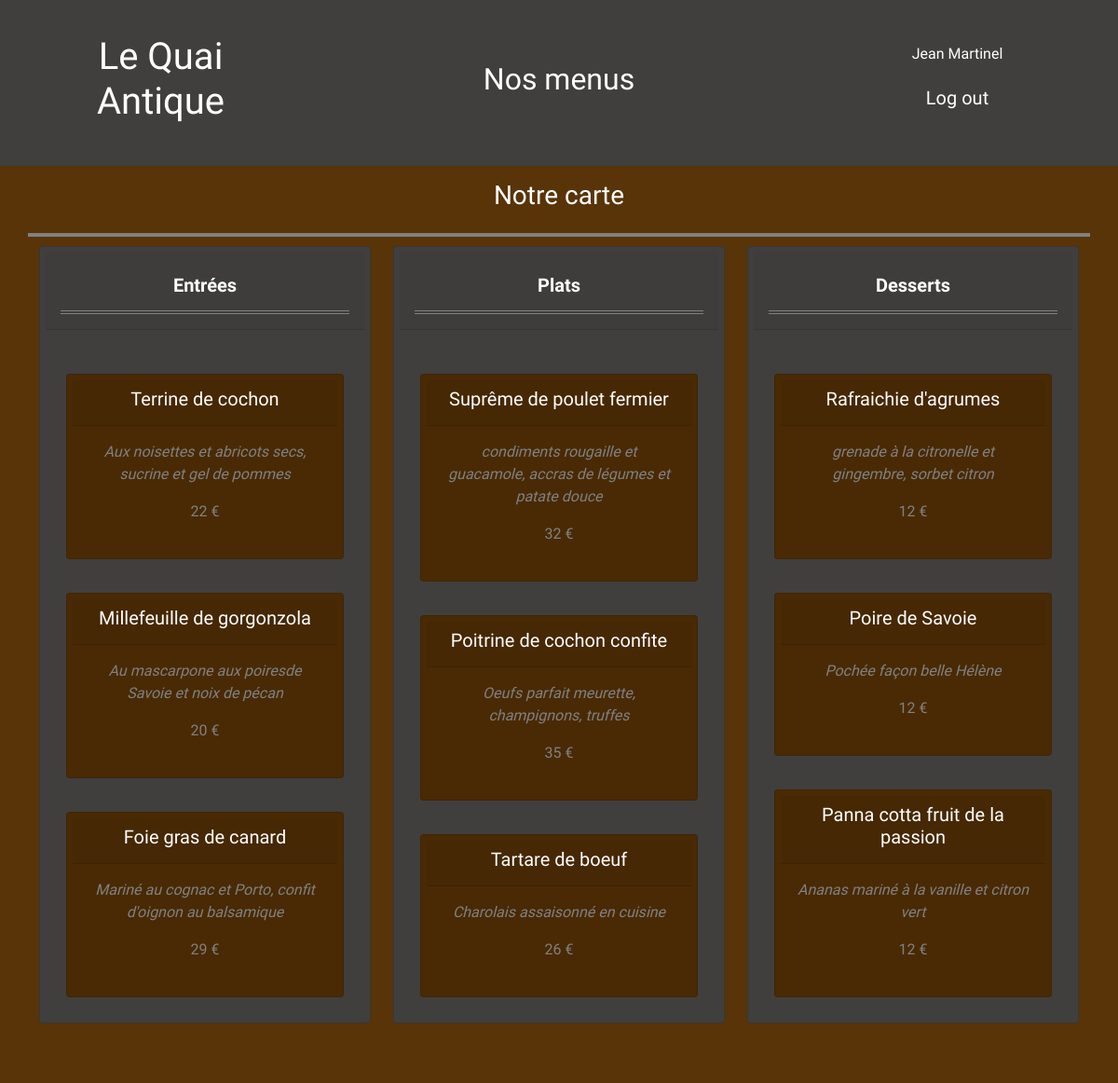
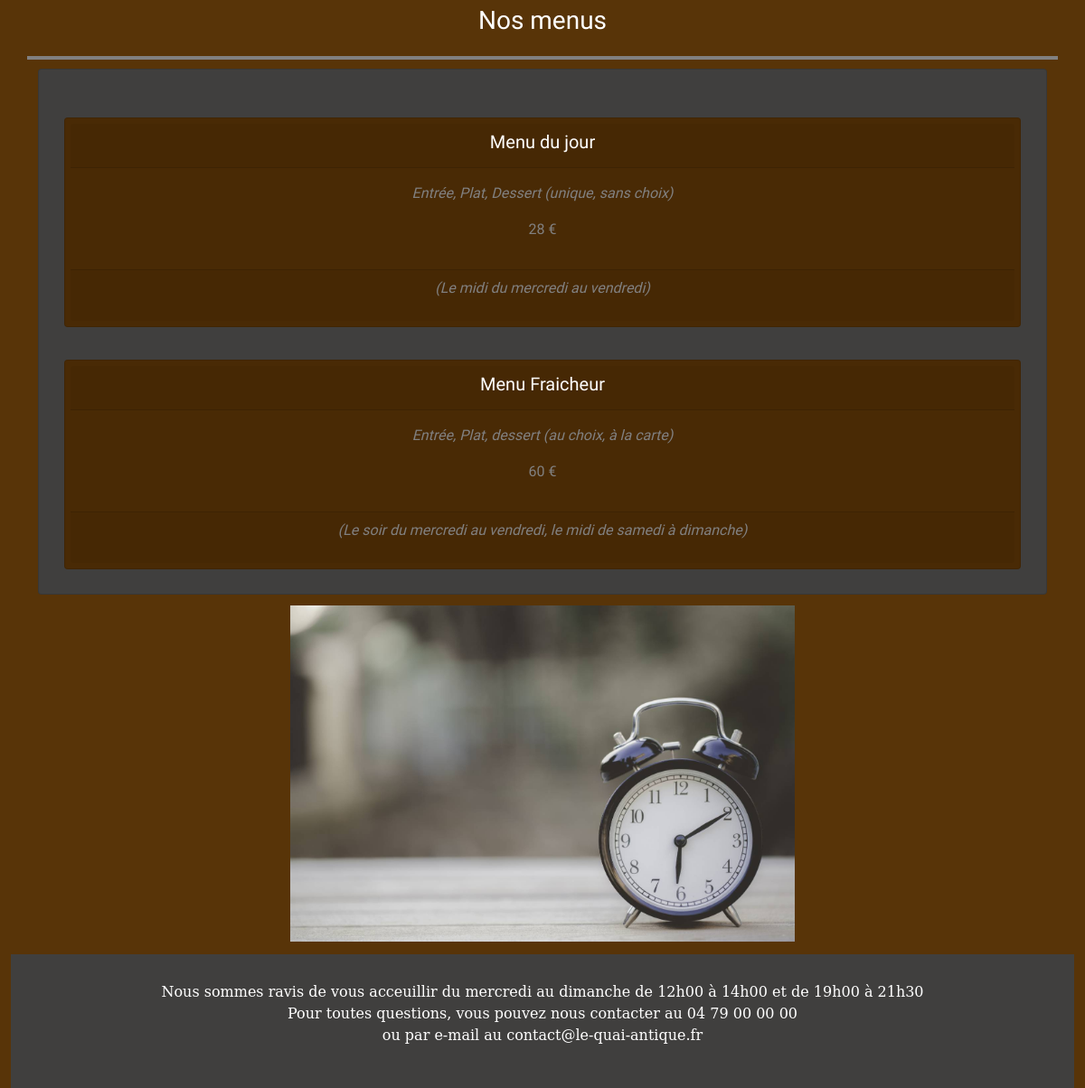
The app's page /public/pages/menus.php (signed in) with its own data (2 pictures, top to bottom).
### tables this page shows
CREATE TABLE `meals` (
  `id` int(11) NOT NULL,
  `title` varchar(50) NOT NULL,
  `description` varchar(250) DEFAULT NULL,
  `price` char(3) NOT NULL,
  `categoryId` int(1) NOT NULL
);

CREATE TABLE `menus` (
  `id` int(11) NOT NULL,
  `title` varchar(50) NOT NULL,
  `description` varchar(250) NOT NULL,
  `availability` varchar(150) NOT NULL,
  `price` char(3) NOT NULL
);

CREATE TABLE `settings` (
  `id` int(11) NOT NULL,
  `name` varchar(50) NOT NULL,
  `content` varchar(250) DEFAULT NULL
);

### public/includes/logic.php (called while the page is built, shortened)
<?php
require '../src/models/MealManager.php';
require '../src/models/MenuManager.php';
require '../src/models/SettingManager.php';
include'../../db/confDB.php';
$pdo = new PDO("mysql:host=$HOST;dbname=$DB", $USER, $PWD);
try {
    $mealManager = new MealManager($pdo);
    $starters = $mealManager->getMeals(1);
    $mainCourses = $mealManager->getMeals(2);
    $desserts = $mealManager->getMeals(3);
    $menuManager = new MenuManager($pdo);
    $menus = $menuManager->getMenus();
    $settingManager = new SettingManager($pdo);
    $schedulesFooter = $settingManager->getSettings('schedulesFooter');
} catch (PDOException $e){
    file_put_contents('dblogs.log', $e->getMessage().PHP_EOL, FILE_APPEND);
    echo "<script>alert('Une erreur s\'est produite. Contactez l\'administrateur')</script>";
}

### public/src/models/MealManager.php (called while the page is built, shortened)
<?php
class MealManager
{
    public function __construct(PDO $pdo)
    {
        $this->pdo = $pdo;
    }
    public function getMeals($i)
    {
        $statement = $this->pdo->prepare("SELECT * FROM meals WHERE categoryId=$i");
        $statement->setFetchMode(PDO::FETCH_CLASS, 'Meal');
        $statement->execute();
        return $statement->fetchAll();
    }
}

### public/src/models/MenuManager.php (called while the page is built, shortened)
<?php
class MenuManager
{
    public function __construct(PDO $pdo)
    {
        $this->pdo = $pdo;
    }
    public function getMenus()
    {
        $statement = $this->pdo->prepare('SELECT * FROM menus');
        $statement->setFetchMode(PDO::FETCH_CLASS, 'Menu');
        $statement->execute();
        return $statement->fetchAll();
    }
}

### public/src/models/SettingManager.php (called while the page is built, shortened)
<?php
class SettingManager
{
    public function __construct(PDO $pdo)
    {
        $this->pdo = $pdo;
    }
    public function getSettings($name)
    {
        $statement = $this->pdo->prepare("SELECT * FROM settings WHERE name = :name");
        $statement->bindValue(':name', $name);
        $statement->setFetchMode(PDO::FETCH_CLASS, 'Setting');
        $statement->execute();
        return $statement->fetch();
    }
}

### public/pages/menus.php (shortened to what this page needs)
<?php
include '../includes/logic.php';
?>
<!DOCTYPE html>
<html lang="fr" xmlns="http://www.w3.org/1999/html">
<head>
    <link href="https://cdn.jsdelivr.net/npm/bootstrap@5.0.2/dist/css/bootstrap.min.css" rel="stylesheet"
>
    <link rel="stylesheet" href="../css/style.css">
</head>
<header>
    <?php
    include_once '../../commonFiles/includes/header.php';
    ?>
</header>
<body>
<div class="container" id="carte">
    <div class="row text-center head-menus" id="head-menus">
        <h3>Notre carte</h3>
    </div>
    <div class="row text-center justify-content-between">
        <div class="col-md-4">
            <div class="card menus-card">
                <div class="card-header">
                    <h5 class="subTitle">Entrées</h5>
                </div>
                <div class="card-body">
                    <?php
                    foreach ($starters as $meal){
                        include '../includes/mealView.php';
                    }
                    ?>
                </div>
            </div>
        </div>
        <div class="col-md-4">
            <div class="card menus-card">
                <div class="card-header">
                    <h5 class="subTitle">Plats</h5>
                </div>
                <div class="card-body">
                    <?php
                    foreach ($mainCourses as $meal){
                        include '../includes/mealView.php';
                    }
                    ?>
                </div>
            </div>
        </div>
        <div class="col-md-4">
            <div class="card menus-card">
                <div class="card-header">
                    <h5 class="subTitle">Desserts</h5>
                </div>
                <div class="card-body">
                    <?php
                    foreach ($desserts as $meal){
                        include '../includes/mealView.php';
                    }
                    ?>
                </div>
            </div>
        </div>
    </div>
</div>
<div class="container" id="menus">
    <div class="row text-center head-menus" id="head-menus">
        <h3>Nos menus</h3>
    </div>
    <div class="card menus-card">
        <div class="card-body">
            <div class="row text-center">
                <div class="col">
                    <?php
                    foreach ($menus as $menu){
                        include '../includes/menuView.php';
                    }
                    ?>
                </div>
            </div>
        </div>
    </div>
    <div class="row">
        <button class="btn-menu schedules-btn"><img class="pic-menu" src="../src/img/navbar/menu_horraires_pic.jpg" id="horaires-img"></button>
    </div>
</div>
<?php
include_once("../../commonFiles/includes/footer.php");
?>
</body>
</html>

### public/includes/mealView.php
<div class="row menus">
    <div class="card text-center">
        <div class="card-header">
            <h5><?=$meal->title?></h5>
        </div>
        <div class="card-body">
            <p class="content"><i><?=$meal->description?></i></p>
            <p class="content"><?=$meal->price?> €</p>
        </div>
    </div>
</div>

### public/includes/menuView.php
<div class="row menus">
    <div class="card text-center">
        <div class="card-header">
            <h5><?=$menu->title?></h5>
        </div>
        <div class="card-body">
            <p class="content"><i><?=$menu->description?></i></p>
            <p class="content"><?=$menu->price?> €</p>
        </div>
        <div class="card-footer">
            <p class="content"><i>(<?=$menu->availability?>)</i></p>
        </div>
    </div>
</div>

### commonFiles/includes/footer.php
<div class="container-fluid">
    <footer>
        <p>Nous sommes ravis de vous acceuillir <?=$schedulesFooter->content?><br>
            Pour toutes questions, vous pouvez nous contacter au 04 79 00 00 00<br>
            ou par e-mail au contact@le-quai-antique.fr</p>
    </footer>
</div>

### public/css/style.css (style rules this page uses)
body { background-color: #583408; color: #ffffff; font-family: 'Rock Salt', cursive; }
nav, footer { background-color: #403F3E; padding: 30px; text-decoration: none; }
footer p { text-align: center; font-family: "DejaVu Serif", serif; }
tbody td, thead th, h5 { text-align: center; }
.btn-menu { align-items: center; background-color: #583408; border: none; color: #818080; margin: auto; padding: 0.5vw; width: 70%; }
.pic-menu { margin: auto; vertical-align: center; width: 100%; }
.menus { margin: auto; vertical-align: center; padding: 0.5vw; }
.card { background-color: #492A05; min-height: inherit; padding: 0.5vw; position: relative; top: 10px; }
.menus { margin-top: 15px; padding-bottom: 15px; }
.subTitle { border-bottom: #818080 double 4px; margin-top: 15px; padding-bottom: 15px; font-weight: bold; }
.head-menus { border-bottom: #818080 solid 4px; margin-top: 15px; padding-bottom: 15px; }
.content { color: #818080; }
#menus { margin-top: 80px; }
.menus-card { background-color: #403F3E; }
.schedules-btn { width: 50%; margin-top: 2vh; margin-bottom: 1vh; }

### records on screen
meals: title "Terrine de cochon", description "Aux noisettes et abricots secs, sucrine et gel de pommes", price "22"
meals: title "Millefeuille de gorgonzola", description "Au mascarpone aux poiresde Savoie et noix de pécan", price "20"
meals: title "Foie gras de canard", description "Mariné au cognac et Porto, confit d'oignon au balsamique", price "29"
meals: title "Suprême de poulet fermier", description "condiments rougaille et guacamole, accras de légumes et patate douce", price "32"
meals: title "Poitrine de cochon confite", description "Oeufs parfait meurette, champignons, truffes", price "35"
meals: title "Tartare de boeuf", description "Charolais assaisonné en cuisine", price "26"
meals: title "Rafraichie d'agrumes", description "grenade à la citronelle et gingembre, sorbet citron", price "12"
meals: title "Poire de Savoie", description "Pochée façon belle Hélène", price "12"
meals: title "Panna cotta fruit de la passion", description "Ananas mariné à la vanille et citron vert", price "12"
menus: title "Menu du jour", description "Entrée, Plat, Dessert (unique, sans choix)", price "28", availability "Le midi du mercredi au vendredi"
menus: title "Menu Fraicheur", description "Entrée, Plat, dessert (au choix, à la carte)", price "60", availability "Le soir du mercredi au vendredi, le midi de samedi à dimanche"
settings: content "du mercredi au dimanche de 12h00 à 14h00 et de 19h00 à 21h30"

### other values on screen
$_SESSION['firstname'] "Jean"
$_SESSION['lastname'] "Martinel"
